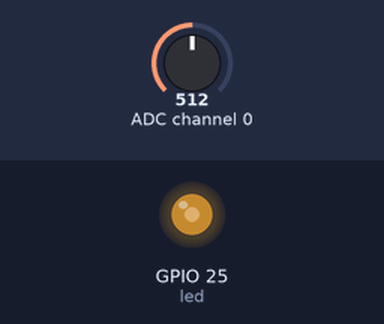
The program below on a simulated Raspberry Pi (BCM pin numbers). On the bench: output pins drawn as LEDs (lit = HIGH). The test bench sets the inputs (shaded band); at power-on: ADC channel 0 = 512 (analog values on the 0–1023 scale). The desktop window is not drawn, its controls go by their first labels and the mouse button is held 0.15 s; threads take turns every 2 ms; what the program prints to the terminal is not drawn.

Above: at 1.2 s.
1.3 s: ADC channel 0 set to 716
At 2.5 s:
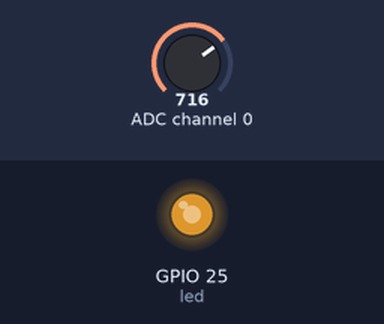
2.9 s: ADC channel 0 set to 900
At 4.1 s:
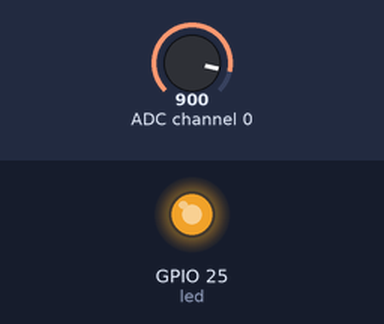
4.4 s: ADC channel 0 set to 122
At 5.9 s:
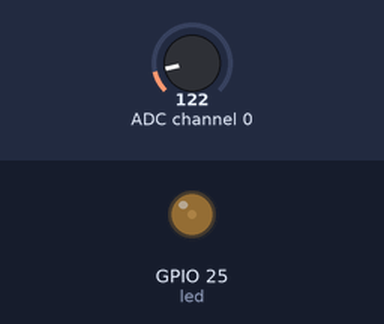
Timing chart, 0 to 7.4 s (numbered marks = the images above; inputs shaded):
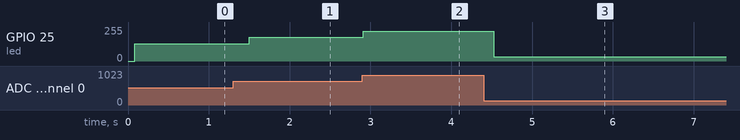

Measured:
- after the input at 1.3 s, GPIO 25 (led): 128/255 → 179/255 after 0.20 s
- after the input at 2.9 s, GPIO 25 (led): 179/255 → 224/255 at once
- after the input at 4.4 s, GPIO 25 (led): 224/255 → 31/255 after 0.13 s

The program:

VR2.py
```python
#!/usr/bin/python3.7
'''
MCP3008 ,可變電阻
'''

from gpiozero import MCP3008
from tkinter import *
from threading import Timer
from gpiozero import PWMLED


channel0 = MCP3008(0)
led = PWMLED(25)

class App():
    def __init__(self,win):
        #tkinter
        self.displayValue = IntVar()
        mainFrame = Frame(win,borderwidth=2,relief=GROOVE)
        displayBar = Scale(mainFrame, from_=0, to=100, orient=HORIZONTAL, variable=self.displayValue,state=DISABLED,length=300)
        displayBar.pack()
        mainFrame.pack()
        self.displayValue.set(50)
        self.auotUpdate()

    def auotUpdate(self):
        print('update')
        outputValue = int(channel0.value * 100)
        led.value = channel0.value
        self.displayValue.set(outputValue)
        try:
            Timer(0.2,self.auotUpdate).start()
        except:
            print("error")
            Timer(0.2, self.auotUpdate).start()

if __name__ == '__main__':
    window = Tk()
    window.title("MCP3008_可變電阻")
    window.option_add("*font",('verdana',18,'bold'))
    window.option_add('*background','#333333')
    window.option_add('*foreground','#ffffff')
    app = App(window)
    window.mainloop()
```
